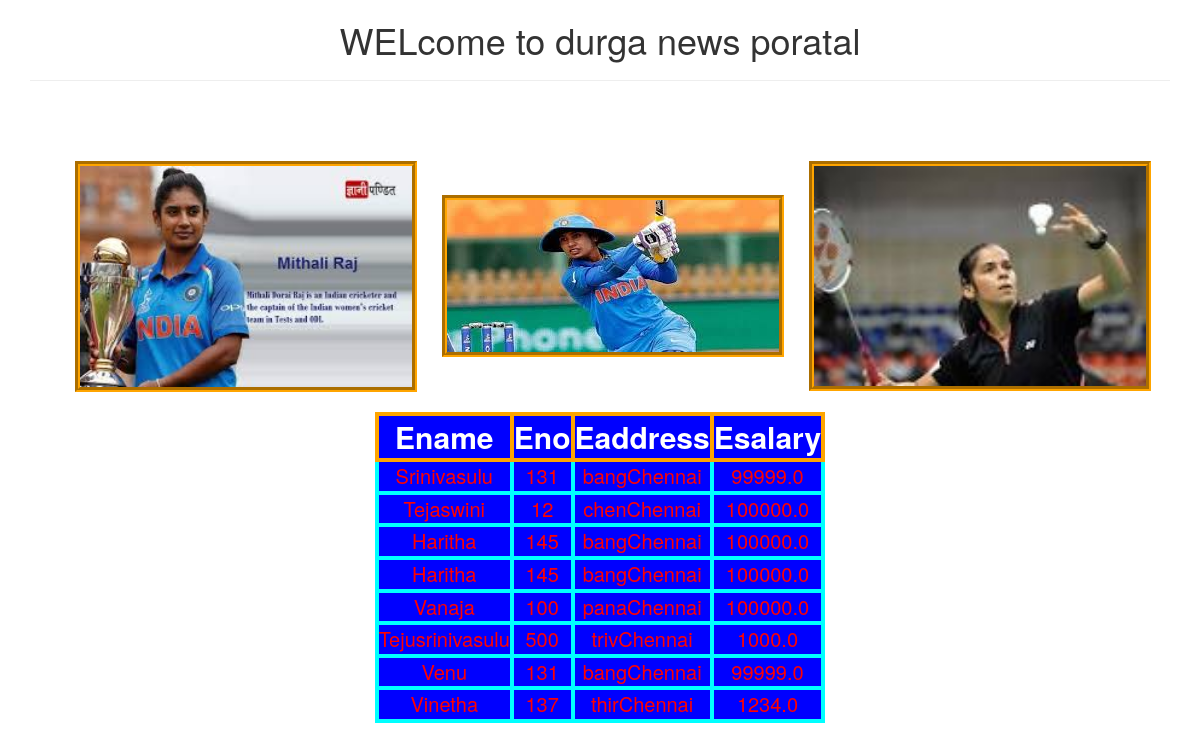
The app's page /data/ with its own data.
### testapp/models.py (models this page shows)
class Employee(models.Model):
    eno=models.IntegerField()
    ename=models.CharField(max_length=30)
    esal=models.FloatField()
    eaddr=models.CharField(max_length=30)

### testapp/views.py (the view)
# urls.py: url(r'^data/',views.data_view)
def data_view(request):
    emp_list=Employee.objects.all()
    return render(request,'testapp/data.html',context={'emp_list':emp_list})

### testapp/templatetags/cust_filters.py (called while the page is built)
@register.filter(name='f8')
def first_eight_upper(value,arg):
    result=value[:4].lower()+str(arg)
    return result

### templates/testapp/data.html
<!DOCTYPE html>
{% extends 'testapp/base.html' %}
{% block body_block %}
{% load cust_filters %}
{% if emp_list %}
<table>
  <thead>
    <th>Ename</th>
    <th>Eno</th>
    <th>Eaddress</th>
    <th>Esalary</th>
  </thead>
  {% for emp in emp_list %}
  <tr>
    <td>{{emp.ename|title}}</td>
    <td>{{emp.eno}}</td>
    <td>{{emp.eaddr|f8:'Chennai'}}</td>
    <td>{{emp.esal}}</td>
  </tr>
  {%endfor%}
  {%else%}
  <p>no data found</p>
</table>
{% endif %}
{% endblock %}

### templates/testapp/base.html (shortened to what this page needs)
<!DOCTYPE html>
{% load staticfiles %}
<html lang="en" dir="ltr">
  <head>
<link rel="stylesheet" href="https://maxcdn.bootstrapcdn.com/bootstrap/3.3.7/css/bootstrap.min.css">
  <link rel="stylesheet" href="{% static 'css/demo.css' %}">
  </head>
  <body>
<div class="container" align='center'>
  <h1>WELcome to durga news poratal</h1><hr>
  {% block body_block %}
  {%endblock%}
</div>
<br><br><img src="{% static 'images/mitali.jpg' %}" alt="image not available">
  <img src="{% static 'images/mithali.jpg' %}" alt="">
    <img src="{% static 'images/saina.jpg' %}" alt="">
  </body>
</html>

### static/css/demo.css (style rules this page uses)
th { border:4px solid orange; background: blue; color:white; font-size: 30px; text-align: center; }
td { border:4px solid cyan; background: blue; color:red; font-size: 20px; text-align: center; }
img { height: 20%; width:30%; border:5px groove orange; margin-top: 20px; margin-left: 25px; }
table { margin-top: 20px; }

### records on screen
Employee: ename "Srinivasulu", eno "131", eaddr|f8 "bangChennai", esal "99999.0"
Employee: ename "Tejaswini", eno "12", eaddr|f8 "chenChennai", esal "100000.0"
Employee: ename "Haritha", eno "145", eaddr|f8 "bangChennai", esal "100000.0"
Employee: ename "Haritha", eno "145", eaddr|f8 "bangChennai", esal "100000.0"
Employee: ename "Vanaja", eno "100", eaddr|f8 "panaChennai", esal "100000.0"
Employee: ename "Tejusrinivasulu", eno "500", eaddr|f8 "trivChennai", esal "1000.0"
Employee: ename "Venu", eno "131", eaddr|f8 "bangChennai", esal "99999.0"
Employee: ename "Vinetha", eno "137", eaddr|f8 "thirChennai", esal "1234.0"
